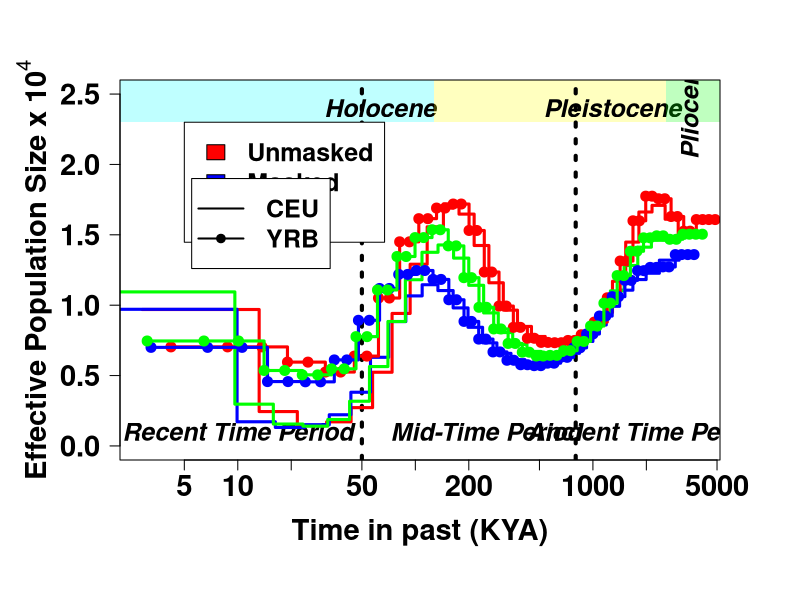

This figure's R source:
yrb_un <- read.table("NA18499.un.0.txt")
yrb_hm <- read.table("NA18499.hm.0.txt")
yrb_sine <- read.table("SINE.NA18499.0.txt")
ceu_un <- read.table("NA12878.un.1000g.0.txt")
ceu_hm <- read.table("NA12878.hm.1000g.0.txt")
ceu_sine <- read.table("SINE.NA12878.0.txt")
pdf("Figure_S12.pdf",height=12,width=16)
par(mar = c(7, 6, 4, 4))
plot(ceu_un$V1/1000,ceu_un$V2,ylim=c(0,2.5),log="x",type="n",lwd="3",xlab="",ylab="",axes=F,cex.main=1.75)
rect(0.1,2.3,127,6, col=scales::alpha(rgb(col2rgb("cyan")[1,],col2rgb("cyan")[2,],col2rgb("cyan")[3,],max = 255), 0.25),border="transparent")
text(127/2,2.4,"Holocene",cex=1.5,font=4)
rect(128,2.3,2580,6, col=scales::alpha(rgb(col2rgb("yellow")[1,],col2rgb("yellow")[2,],col2rgb("yellow")[3,],max = 255), 0.25),border="transparent")
text(2580/2,2.4,"Pleistocene",cex=1.5,font=4)
rect(2580,2.3,5330,6, col=scales::alpha(rgb(col2rgb("green")[1,],col2rgb("green")[2,],col2rgb("green")[3,],max = 255), 0.25),border="transparent")
text(3500,2.4,"Pliocene",cex=1.5,font=4,srt=90)
abline(v=800,lwd=4,lty=3)
text(2000,0.1,"Ancient Time Period",cex=1.5,font=4)
abline(v=50,lwd=4,lty=3)
text(250,0.1,"Mid-Time Period",cex=1.5,font=4)
text(10,0.1,"Recent Time Period",cex=1.5,font=4)
lines(ceu_un$V1/1000,ceu_un$V2,type="s",lwd="3",col="red")
lines(ceu_hm$V1/1000,ceu_hm$V2,type="s",lwd="3",col="blue")
lines(ceu_sine$V1/1000,ceu_sine$V2,type="s",lwd="3",col="green")
lines(yrb_un$V1/1000,yrb_un$V2,type="s",lwd="3",col="red")
points(yrb_un$V1/1000,yrb_un$V2,pch=20,cex=2,col="red")
lines(yrb_hm$V1/1000,yrb_hm$V2,type="s",lwd="3",col="blue")
points(yrb_hm$V1/1000,yrb_hm$V2,pch=20,cex=2,col="blue")
lines(yrb_sine$V1/1000,yrb_sine$V2,type="s",lwd="3",col="green")
points(yrb_sine$V1/1000,yrb_sine$V2,pch=20,cex=2,col="green")
axis(1, col="black",las=1,font=2,font.axis=4,cex.axis=1.75)
mtext(side=1, line=3.2, "Time in past (KYA)", col="black", font=2,cex=1.75)
axis(2, col="black",las=1,font=2,font.axis=4,cex.axis=1.75)
mtext(side=2, line=3.2, expression(bold("Effective Population Size x 10"^4)),col="black", font=2,cex=1.75)
box()
legend(5,2.3, inset=0.1, legend=c("Unmasked","Masked", "SINE"),fill=c("red","blue","green"),cex=1.5,text.font=2)
legend(5.5,1.9, inset=0.2,legend=c("CEU","YRB"),pch=c(NA,20),cex=1.5,lwd=2,text.font=2)
dev.off()

